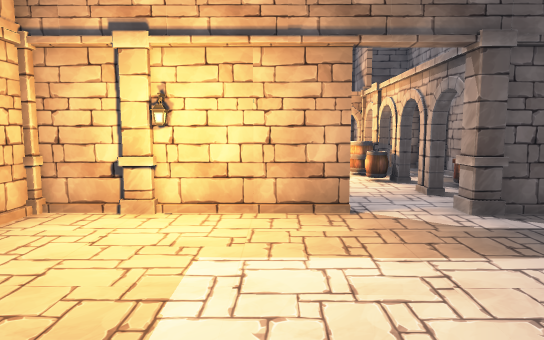
view 1 (above)

16 first-person views from a walk through a Unity game level. The camera is 1.4 m above the floor, tilts 6° down and sees 75° across. The floor is counted in squares, 1 m on a side. Each view is taken from the middle of a square. On the plan, view 1 faces up. The plan holds only what a view shows up to about 15 squares ahead; the rest is blank. The place goes on beyond the plan. The player character is not drawn. Some animated figures are not drawn. Door leaves are left out, so doorways stand open. Some surface patterns are stand-ins.

view 2
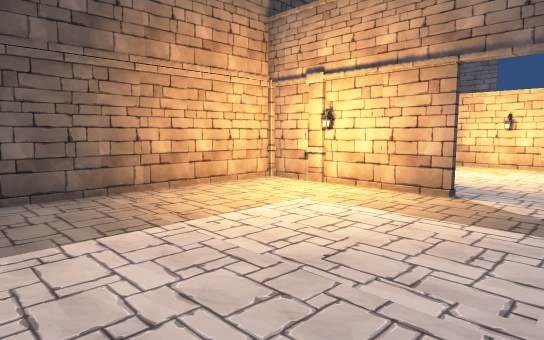

view 3
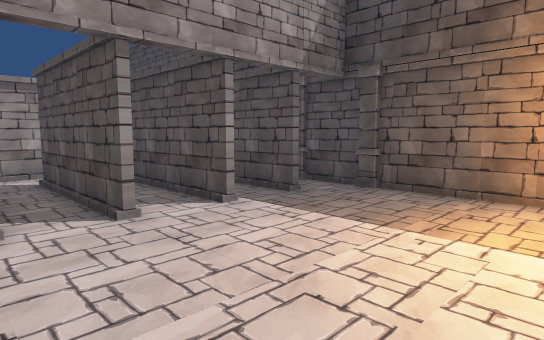

view 4
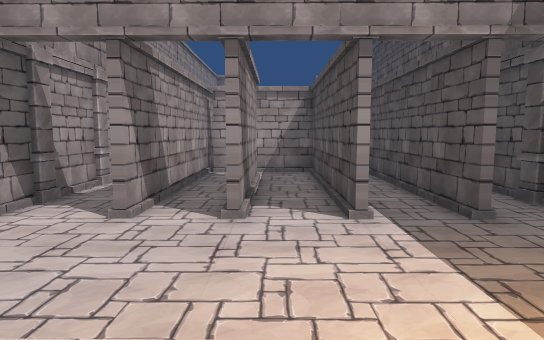

view 5
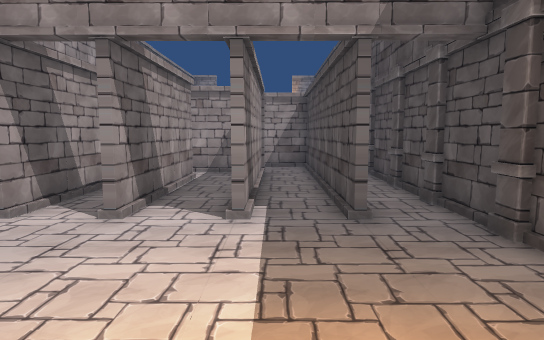

view 6
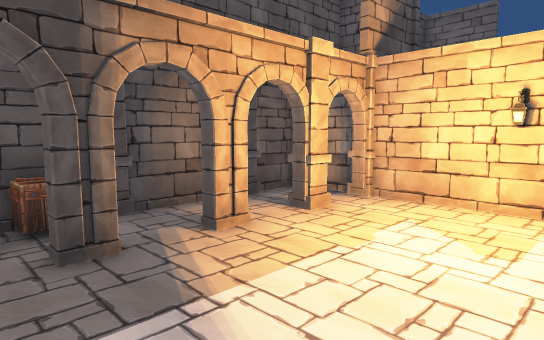

view 7
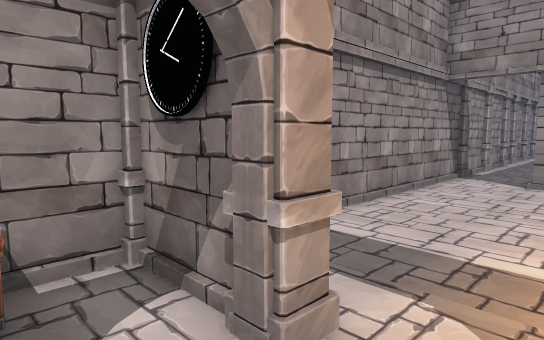

view 8
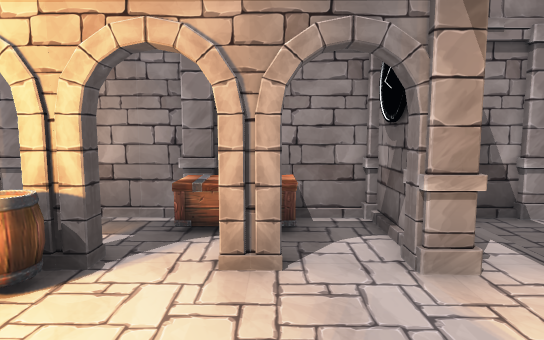

view 9
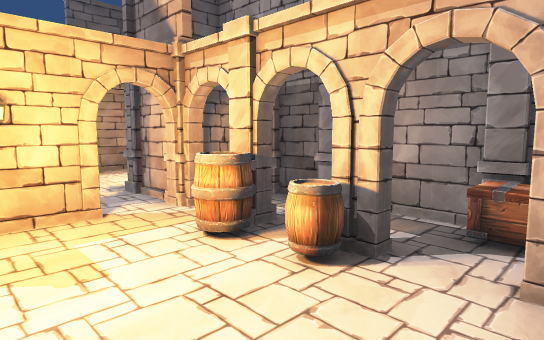

view 10
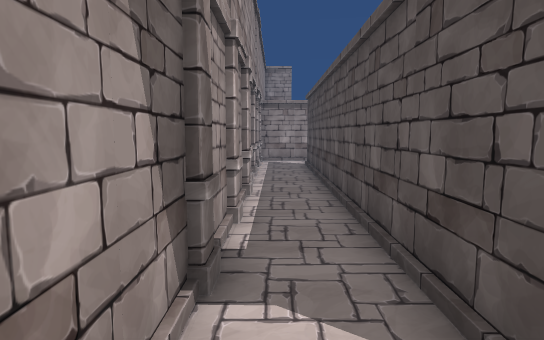

view 11
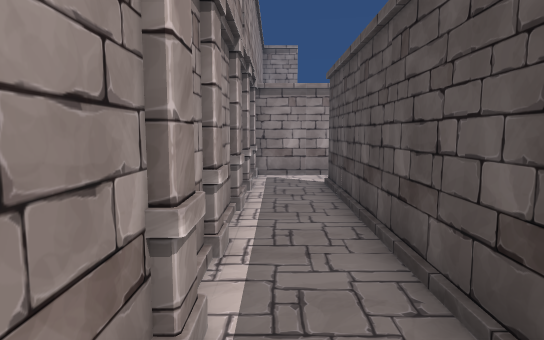

view 12
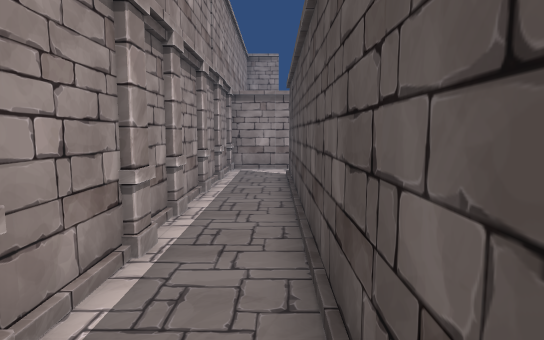

view 13
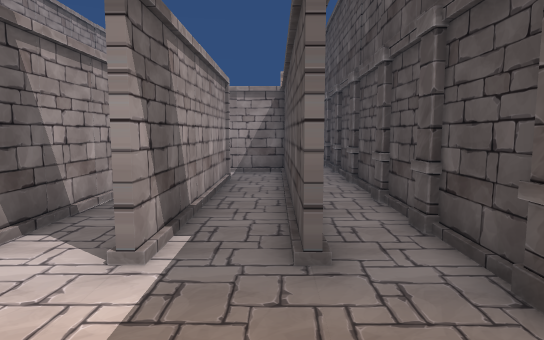

view 14
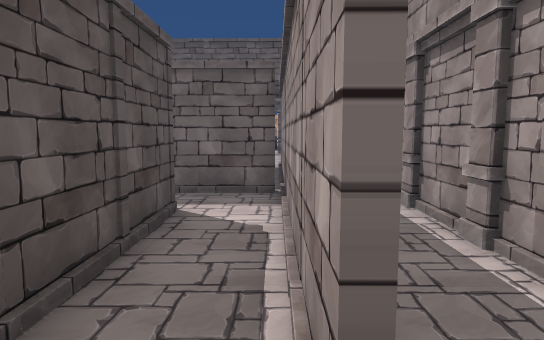

view 15
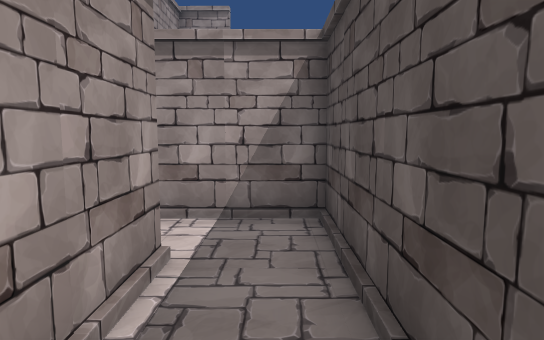

view 16
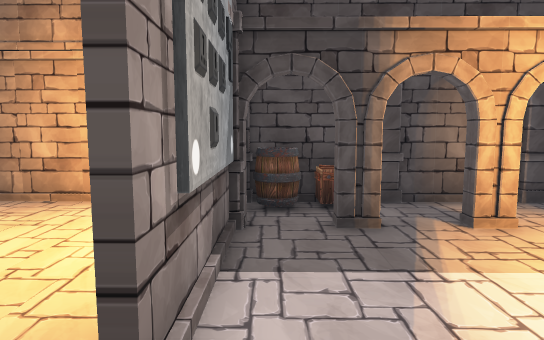

### Floor plan
Points are (right, up) in squares from view 1. A wall is a line through its corners. A room is listed if a view was taken in it or the views show most of it. See-through windows are left out.
Room 1 (views 1, 2, 3, 4, 5, 6, 7, 8, 9, 10, 13, 16)
walls: (1.4, 6.1) (-3.5, 6.2); (-0.1, 6.6) (0.8, 6.5); (-1.5, 6.4) (1.4, 6.4); (5.8, 6.5) (5.8, 7.9); (-4.2, 5.5) (-4.3, -2.5); (-2.2, 10.7) (-2.2, 10) (-2.6, 10); (5.9, 9.4) (5.9, 13.8); (1.7, -2.6) (1.7, -8.1); (-4.2, 11.2) (-4.2, 9.5); (-2.3, -2.5) (-2.4, -9.9); (5.8, -2.6) (5.8, 2.8); (2.1, 14.1) (-3.3, 14.2); (5.9, 14.1) (4.4, 14.1); (-4.1, 14.1) (-4.2, 12.7); (3.4, -6.1) (3.4, -2.6); (-0.6, -9.8) (-0.6, -2.6)
ways out: opening at (5, -3) to room 2; gap at (-1, -10) to room 3; opening at (1, -3) to room 4; opening at (-3, -3); open door at (2, 6)
objects: pillar (-5, -2) to (-4, -2); pillar (-5, 6) to (-4, 6); pillar (-5, 9) to (-4, 9); pillar (-5, 12) to (-4, 12); pillar (-4, 7); other object (-4, 8) to (-3, 8); barrel (-3, 7); pillar (-2, 6); pillar (-2, 12); pillar (-2, 14); pillar (3, 6) to (4, 6); barrel (3, 10) to (3, 11); barrel (3, 12); pillar (4, 12); pillar (4, 14); other object (5, 6); other object (5, 8) to (5, 9); pillar (6, 4); pillar (6, 6); pillar (6, 9); pillar (6, 12)
Room 2 (views 11, 12, 14)
walls: (5.7, -10.6) (5.7, -10); (5.6, -13.4) (5.6, -11.5); (5.7, -8.5) (5.8, -2.6); (5.6, -15.5) (5.6, -14.5); (5.6, -17.5) (5.6, -17); (2.6, -18.8) (5.6, -18.8); (3.6, -2.7) (3.4, -16.8)
ways out: opening at (5, -3) to room 1; opening at (3, -17.5) to room 3
objects: pillar (6, -18); pillar (6, -16); pillar (6, -14); pillar (6, -11); pillar (6, -9); pillar (6, -7); pillar (6, -4)
Room 3 (view 15)
walls: (1.2, -11.6) (1.1, -18.8) (2.6, -18.8); (3.2, -16.8) (3.3, -10.1); (3.1, -9.8) (0.6, -9.8); (-2.4, -9.9) (-2.4, -11.6) (-0.5, -11.6)
ways out: gap at (-1, -10) to room 1; opening at (3, -17.5) to room 2
Room 4 (no view inside)
walls: (1.5, -8.1) (1.5, -2.6); (-0.4, -2.6) (-0.4, -9.6) (3.1, -9.6); (3.3, -10.1) (3.4, -6.1)
ways out: opening at (1, -3) to room 1

Where each view was taken, in squares from view 1:
view 1: 0 up, 0 right, facing up
view 2: 2 down, 4 right, facing up-left
view 3: 3 up, 4 right, facing down-left
view 4: 3 up, 1 right, facing down
view 5: 3 up, 1 left, facing down
view 6: 7 up, 2 right, facing up-left
view 7: 8 up, 2 right, facing down-right
view 8: 8 up, 0 right, facing right
view 9: 8 up, 0 right, facing up-right
view 10: 1 down, 5 right, facing down
view 11: 7 down, 5 right, facing down
view 12: 5 down, 4 right, facing down
view 13: 1 up, 2 left, facing down
view 14: 18 down, 3 right, facing up
view 15: 13 down, 2 right, facing down
view 16: 7 up, 3 right, facing left
